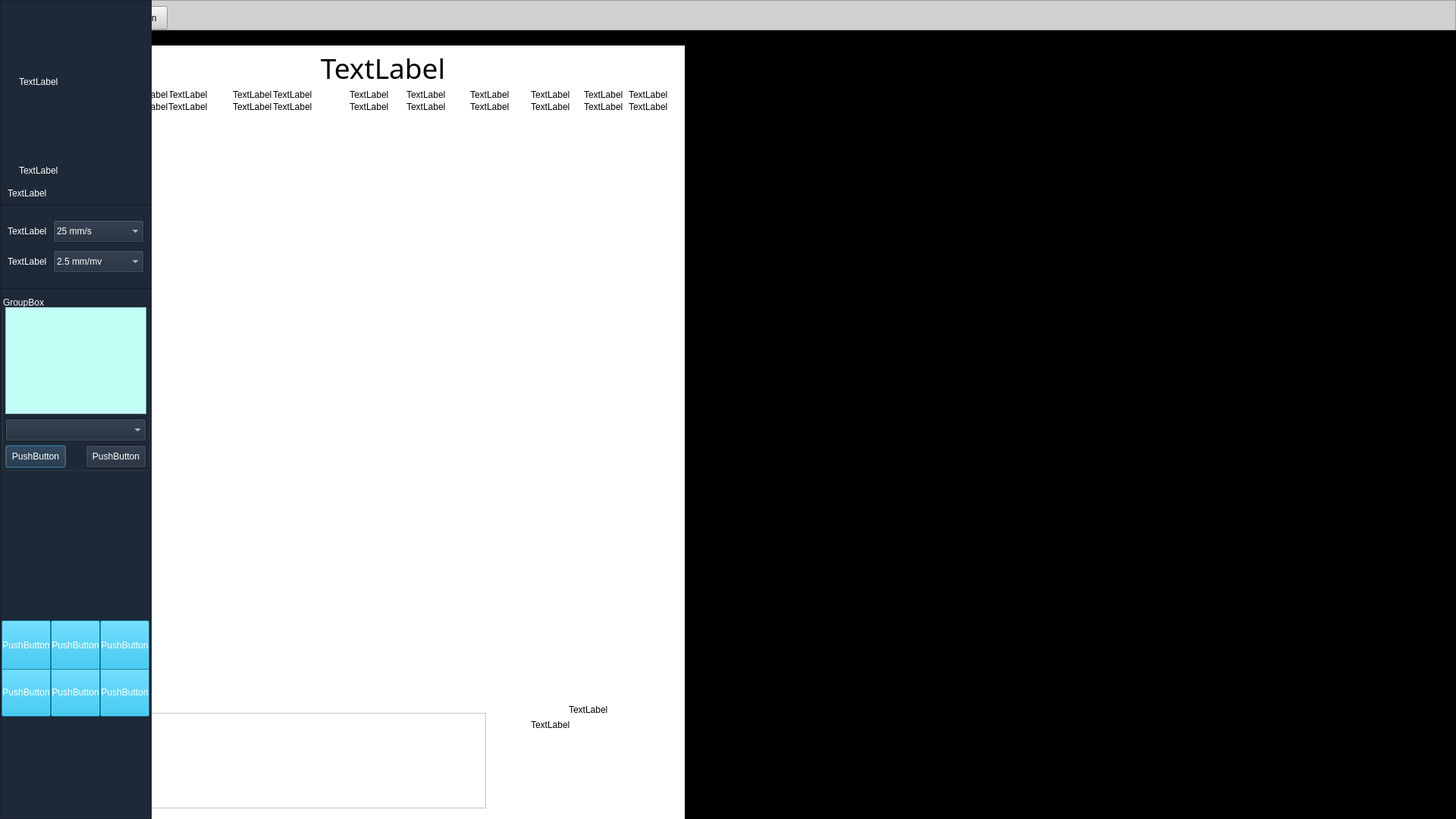
<?xml version="1.0" encoding="UTF-8"?>
<ui version="4.0">
 <class>hffrom</class>
 <widget class="QDialog" name="hffrom">
  <property name="geometry">
   <rect>
    <x>0</x>
    <y>0</y>
    <width>1920</width>
    <height>1080</height>
   </rect>
  </property>
  <property name="windowTitle">
   <string>Dialog</string>
  </property>
  <widget class="QFrame" name="frame_left">
   <property name="geometry">
    <rect>
     <x>0</x>
     <y>0</y>
     <width>200</width>
     <height>1080</height>
    </rect>
   </property>
   <property name="minimumSize">
    <size>
     <width>200</width>
     <height>1080</height>
    </size>
   </property>
   <property name="maximumSize">
    <size>
     <width>200</width>
     <height>1080</height>
    </size>
   </property>
   <property name="styleSheet">
    <string notr="true">color: rgb(255, 255, 255);</string>
   </property>
   <property name="frameShape">
    <enum>QFrame::StyledPanel</enum>
   </property>
   <property name="frameShadow">
    <enum>QFrame::Raised</enum>
   </property>
   <widget class="QFrame" name="frame_left_top">
    <property name="geometry">
     <rect>
      <x>0</x>
      <y>0</y>
      <width>200</width>
      <height>270</height>
     </rect>
    </property>
    <property name="styleSheet">
     <string notr="true">background-color: rgb(29, 41, 55);</string>
    </property>
    <property name="frameShape">
     <enum>QFrame::StyledPanel</enum>
    </property>
    <property name="frameShadow">
     <enum>QFrame::Raised</enum>
    </property>
    <widget class="QLabel" name="pic_Label">
     <property name="geometry">
      <rect>
       <x>25</x>
       <y>5</y>
       <width>150</width>
       <height>205</height>
      </rect>
     </property>
     <property name="text">
      <string>TextLabel</string>
     </property>
    </widget>
    <widget class="QLabel" name="name_label">
     <property name="geometry">
      <rect>
       <x>25</x>
       <y>210</y>
       <width>150</width>
       <height>30</height>
      </rect>
     </property>
     <property name="text">
      <string>TextLabel</string>
     </property>
    </widget>
    <widget class="QLabel" name="AgeSex_label">
     <property name="geometry">
      <rect>
       <x>10</x>
       <y>245</y>
       <width>180</width>
       <height>20</height>
      </rect>
     </property>
     <property name="text">
      <string>TextLabel</string>
     </property>
    </widget>
   </widget>
   <widget class="QFrame" name="frame_left_mid1">
    <property name="geometry">
     <rect>
      <x>0</x>
      <y>270</y>
      <width>200</width>
      <height>110</height>
     </rect>
    </property>
    <property name="styleSheet">
     <string notr="true">background-color: rgb(29, 41, 55);</string>
    </property>
    <property name="frameShape">
     <enum>QFrame::StyledPanel</enum>
    </property>
    <property name="frameShadow">
     <enum>QFrame::Raised</enum>
    </property>
    <widget class="QLabel" name="lblSpeed">
     <property name="geometry">
      <rect>
       <x>10</x>
       <y>20</y>
       <width>60</width>
       <height>30</height>
      </rect>
     </property>
     <property name="text">
      <string>TextLabel</string>
     </property>
    </widget>
    <widget class="QComboBox" name="cboSpeed">
     <property name="geometry">
      <rect>
       <x>70</x>
       <y>20</y>
       <width>120</width>
       <height>30</height>
      </rect>
     </property>
     <property name="accessibleName">
      <string/>
     </property>
     <property name="currentIndex">
      <number>1</number>
     </property>
     <item>
      <property name="text">
       <string>12.5 mm/s</string>
      </property>
     </item>
     <item>
      <property name="text">
       <string>25 mm/s</string>
      </property>
     </item>
     <item>
      <property name="text">
       <string>50 mm/s</string>
      </property>
     </item>
     <item>
      <property name="text">
       <string>100 mm/s</string>
      </property>
     </item>
    </widget>
    <widget class="QComboBox" name="cboPlus">
     <property name="geometry">
      <rect>
       <x>70</x>
       <y>60</y>
       <width>120</width>
       <height>30</height>
      </rect>
     </property>
     <property name="currentIndex">
      <number>0</number>
     </property>
     <item>
      <property name="text">
       <string>2.5 mm/mv</string>
      </property>
     </item>
     <item>
      <property name="text">
       <string>5 mm/mv</string>
      </property>
     </item>
     <item>
      <property name="text">
       <string>10 mm/mv</string>
      </property>
     </item>
     <item>
      <property name="text">
       <string>20 mm/mv</string>
      </property>
     </item>
    </widget>
    <widget class="QLabel" name="lblPlus">
     <property name="geometry">
      <rect>
       <x>10</x>
       <y>60</y>
       <width>60</width>
       <height>30</height>
      </rect>
     </property>
     <property name="text">
      <string>TextLabel</string>
     </property>
    </widget>
   </widget>
   <widget class="QFrame" name="frame_left_btm">
    <property name="geometry">
     <rect>
      <x>0</x>
      <y>380</y>
      <width>200</width>
      <height>700</height>
     </rect>
    </property>
    <property name="styleSheet">
     <string notr="true">background-color: rgb(29, 41, 55);</string>
    </property>
    <property name="frameShape">
     <enum>QFrame::StyledPanel</enum>
    </property>
    <property name="frameShadow">
     <enum>QFrame::Raised</enum>
    </property>
    <widget class="QToolButton" name="spPreview">
     <property name="geometry">
      <rect>
       <x>67</x>
       <y>500</y>
       <width>65</width>
       <height>65</height>
      </rect>
     </property>
     <property name="styleSheet">
      <string notr="true">background-color: rgb(15, 177, 228);</string>
     </property>
     <property name="text">
      <string>PushButton</string>
     </property>
     <property name="icon">
      <iconset resource="picture/ecg.qrc">
       <normaloff>:/spPreviewT.png</normaloff>:/spPreviewT.png</iconset>
     </property>
     <property name="iconSize">
      <size>
       <width>40</width>
       <height>40</height>
      </size>
     </property>
     <property name="toolButtonStyle">
      <enum>Qt::ToolButtonTextUnderIcon</enum>
     </property>
    </widget>
    <widget class="QToolButton" name="spBack">
     <property name="geometry">
      <rect>
       <x>132</x>
       <y>500</y>
       <width>65</width>
       <height>65</height>
      </rect>
     </property>
     <property name="styleSheet">
      <string notr="true">background-color: rgb(15, 177, 228);</string>
     </property>
     <property name="text">
      <string>PushButton</string>
     </property>
     <property name="icon">
      <iconset resource="picture/ecg.qrc">
       <normaloff>:/spBackT.png</normaloff>:/spBackT.png</iconset>
     </property>
     <property name="iconSize">
      <size>
       <width>40</width>
       <height>40</height>
      </size>
     </property>
     <property name="toolButtonStyle">
      <enum>Qt::ToolButtonTextUnderIcon</enum>
     </property>
    </widget>
    <widget class="QToolButton" name="spPrint">
     <property name="geometry">
      <rect>
       <x>2</x>
       <y>500</y>
       <width>65</width>
       <height>65</height>
      </rect>
     </property>
     <property name="styleSheet">
      <string notr="true">background-color: rgb(15, 177, 228);</string>
     </property>
     <property name="text">
      <string>PushButton</string>
     </property>
     <property name="icon">
      <iconset resource="picture/ecg.qrc">
       <normaloff>:/spPrintT.png</normaloff>:/spPrintT.png</iconset>
     </property>
     <property name="iconSize">
      <size>
       <width>40</width>
       <height>40</height>
      </size>
     </property>
     <property name="toolButtonStyle">
      <enum>Qt::ToolButtonTextUnderIcon</enum>
     </property>
    </widget>
    <widget class="QGroupBox" name="gbDiag">
     <property name="geometry">
      <rect>
       <x>2</x>
       <y>10</y>
       <width>196</width>
       <height>231</height>
      </rect>
     </property>
     <property name="title">
      <string>GroupBox</string>
     </property>
     <widget class="QComboBox" name="cboWord">
      <property name="geometry">
       <rect>
        <x>5</x>
        <y>162</y>
        <width>186</width>
        <height>30</height>
       </rect>
      </property>
     </widget>
     <widget class="QPushButton" name="bitPriorComment">
      <property name="geometry">
       <rect>
        <x>5</x>
        <y>197</y>
        <width>80</width>
        <height>30</height>
       </rect>
      </property>
      <property name="text">
       <string>PushButton</string>
      </property>
     </widget>
     <widget class="QPushButton" name="bitSaveComment">
      <property name="geometry">
       <rect>
        <x>111</x>
        <y>197</y>
        <width>80</width>
        <height>30</height>
       </rect>
      </property>
      <property name="text">
       <string>PushButton</string>
      </property>
     </widget>
     <widget class="QTextEdit" name="reDiag">
      <property name="geometry">
       <rect>
        <x>5</x>
        <y>15</y>
        <width>186</width>
        <height>141</height>
       </rect>
      </property>
      <property name="font">
       <font>
        <family>宋体</family>
        <pointsize>10</pointsize>
       </font>
      </property>
      <property name="styleSheet">
       <string notr="true">background-color: rgb(193, 255, 246);
color: rgb(0, 0, 0);</string>
      </property>
     </widget>
    </widget>
    <widget class="QToolButton" name="spZoom2">
     <property name="geometry">
      <rect>
       <x>67</x>
       <y>438</y>
       <width>65</width>
       <height>65</height>
      </rect>
     </property>
     <property name="styleSheet">
      <string notr="true">background-color: rgb(15, 177, 228);</string>
     </property>
     <property name="text">
      <string>PushButton</string>
     </property>
     <property name="icon">
      <iconset resource="picture/ecg.qrc">
       <normaloff>:/医疗器械切图_218.png</normaloff>:/医疗器械切图_218.png</iconset>
     </property>
     <property name="iconSize">
      <size>
       <width>40</width>
       <height>40</height>
      </size>
     </property>
     <property name="toolButtonStyle">
      <enum>Qt::ToolButtonTextUnderIcon</enum>
     </property>
    </widget>
    <widget class="QToolButton" name="spSum">
     <property name="geometry">
      <rect>
       <x>132</x>
       <y>438</y>
       <width>65</width>
       <height>65</height>
      </rect>
     </property>
     <property name="styleSheet">
      <string notr="true">background-color: rgb(15, 177, 228);</string>
     </property>
     <property name="text">
      <string>PushButton</string>
     </property>
     <property name="icon">
      <iconset resource="picture/ecg.qrc">
       <normaloff>:/医疗器械切图_221.png</normaloff>:/医疗器械切图_221.png</iconset>
     </property>
     <property name="iconSize">
      <size>
       <width>40</width>
       <height>40</height>
      </size>
     </property>
     <property name="toolButtonStyle">
      <enum>Qt::ToolButtonTextUnderIcon</enum>
     </property>
    </widget>
    <widget class="QToolButton" name="spZoom1">
     <property name="geometry">
      <rect>
       <x>2</x>
       <y>438</y>
       <width>65</width>
       <height>65</height>
      </rect>
     </property>
     <property name="styleSheet">
      <string notr="true">background-color: rgb(15, 177, 228);</string>
     </property>
     <property name="text">
      <string>PushButton</string>
     </property>
     <property name="icon">
      <iconset resource="picture/ecg.qrc">
       <normaloff>:/医疗器械切图_218.png</normaloff>:/医疗器械切图_218.png</iconset>
     </property>
     <property name="iconSize">
      <size>
       <width>40</width>
       <height>40</height>
      </size>
     </property>
     <property name="toolButtonStyle">
      <enum>Qt::ToolButtonTextUnderIcon</enum>
     </property>
    </widget>
   </widget>
  </widget>
  <widget class="QTableView" name="sgr">
   <property name="geometry">
    <rect>
     <x>200</x>
     <y>0</y>
     <width>1720</width>
     <height>88</height>
    </rect>
   </property>
   <property name="styleSheet">
    <string notr="true">background-color: rgb(193, 255, 246);</string>
   </property>
  </widget>
  <widget class="QFrame" name="frame_right">
   <property name="geometry">
    <rect>
     <x>200</x>
     <y>88</y>
     <width>1720</width>
     <height>990</height>
    </rect>
   </property>
   <property name="frameShape">
    <enum>QFrame::StyledPanel</enum>
   </property>
   <property name="frameShadow">
    <enum>QFrame::Raised</enum>
   </property>
   <widget class="QFrame" name="pan3">
    <property name="geometry">
     <rect>
      <x>1146</x>
      <y>0</y>
      <width>573</width>
      <height>460</height>
     </rect>
    </property>
    <property name="frameShape">
     <enum>QFrame::StyledPanel</enum>
    </property>
    <property name="frameShadow">
     <enum>QFrame::Raised</enum>
    </property>
    <widget class="QCustomPlot" name="imgShow3_2" native="true">
     <property name="geometry">
      <rect>
       <x>0</x>
       <y>0</y>
       <width>600</width>
       <height>1600</height>
      </rect>
     </property>
    </widget>
   </widget>
   <widget class="QFrame" name="pan2">
    <property name="geometry">
     <rect>
      <x>573</x>
      <y>0</y>
      <width>573</width>
      <height>460</height>
     </rect>
    </property>
    <property name="frameShape">
     <enum>QFrame::StyledPanel</enum>
    </property>
    <property name="frameShadow">
     <enum>QFrame::Raised</enum>
    </property>
    <widget class="QCustomPlot" name="imgShow2_2" native="true">
     <property name="geometry">
      <rect>
       <x>0</x>
       <y>0</y>
       <width>600</width>
       <height>1600</height>
      </rect>
     </property>
    </widget>
   </widget>
   <widget class="QGroupBox" name="gbAdjust">
    <property name="geometry">
     <rect>
      <x>0</x>
      <y>920</y>
      <width>1720</width>
      <height>65</height>
     </rect>
    </property>
    <property name="styleSheet">
     <string notr="true">background-color: rgb(29, 41, 55);
color: rgb(255, 255, 255);</string>
    </property>
    <property name="title">
     <string/>
    </property>
    <widget class="QLabel" name="lblShowGain_2">
     <property name="geometry">
      <rect>
       <x>210</x>
       <y>10</y>
       <width>54</width>
       <height>12</height>
      </rect>
     </property>
     <property name="text">
      <string>20 mm/mv</string>
     </property>
    </widget>
    <widget class="QLabel" name="lblShowSpeed_2">
     <property name="geometry">
      <rect>
       <x>660</x>
       <y>10</y>
       <width>54</width>
       <height>12</height>
      </rect>
     </property>
     <property name="text">
      <string>200 mm/ms</string>
     </property>
    </widget>
    <widget class="QSlider" name="tbZoom_2">
     <property name="geometry">
      <rect>
       <x>80</x>
       <y>30</y>
       <width>300</width>
       <height>22</height>
      </rect>
     </property>
     <property name="maximum">
      <number>10</number>
     </property>
     <property name="sliderPosition">
      <number>1</number>
     </property>
     <property name="orientation">
      <enum>Qt::Horizontal</enum>
     </property>
    </widget>
    <widget class="QSlider" name="tbSpeed_2">
     <property name="geometry">
      <rect>
       <x>570</x>
       <y>30</y>
       <width>300</width>
       <height>22</height>
      </rect>
     </property>
     <property name="maximum">
      <number>4</number>
     </property>
     <property name="sliderPosition">
      <number>3</number>
     </property>
     <property name="orientation">
      <enum>Qt::Horizontal</enum>
     </property>
    </widget>
    <widget class="QLabel" name="lblGainA_2">
     <property name="geometry">
      <rect>
       <x>10</x>
       <y>30</y>
       <width>54</width>
       <height>12</height>
      </rect>
     </property>
     <property name="text">
      <string>TextLabel</string>
     </property>
    </widget>
    <widget class="QLabel" name="lblSpeedA_2">
     <property name="geometry">
      <rect>
       <x>490</x>
       <y>30</y>
       <width>54</width>
       <height>12</height>
      </rect>
     </property>
     <property name="text">
      <string>TextLabel</string>
     </property>
    </widget>
   </widget>
   <widget class="QFrame" name="pan5">
    <property name="geometry">
     <rect>
      <x>573</x>
      <y>460</y>
      <width>573</width>
      <height>460</height>
     </rect>
    </property>
    <property name="frameShape">
     <enum>QFrame::StyledPanel</enum>
    </property>
    <property name="frameShadow">
     <enum>QFrame::Raised</enum>
    </property>
    <widget class="QCustomPlot" name="imgShow5_2" native="true">
     <property name="geometry">
      <rect>
       <x>0</x>
       <y>0</y>
       <width>600</width>
       <height>1600</height>
      </rect>
     </property>
    </widget>
   </widget>
   <widget class="QFrame" name="pan4">
    <property name="geometry">
     <rect>
      <x>0</x>
      <y>460</y>
      <width>573</width>
      <height>460</height>
     </rect>
    </property>
    <property name="frameShape">
     <enum>QFrame::StyledPanel</enum>
    </property>
    <property name="frameShadow">
     <enum>QFrame::Raised</enum>
    </property>
    <widget class="QCustomPlot" name="imgShow4_2" native="true">
     <property name="geometry">
      <rect>
       <x>0</x>
       <y>0</y>
       <width>600</width>
       <height>1600</height>
      </rect>
     </property>
    </widget>
   </widget>
   <widget class="QFrame" name="pan1">
    <property name="geometry">
     <rect>
      <x>0</x>
      <y>0</y>
      <width>573</width>
      <height>460</height>
     </rect>
    </property>
    <property name="frameShape">
     <enum>QFrame::StyledPanel</enum>
    </property>
    <property name="frameShadow">
     <enum>QFrame::Raised</enum>
    </property>
    <widget class="QCustomPlot" name="imgShow1_2" native="true">
     <property name="geometry">
      <rect>
       <x>0</x>
       <y>0</y>
       <width>600</width>
       <height>1600</height>
      </rect>
     </property>
    </widget>
   </widget>
   <widget class="QFrame" name="pan6">
    <property name="geometry">
     <rect>
      <x>1146</x>
      <y>460</y>
      <width>573</width>
      <height>460</height>
     </rect>
    </property>
    <property name="frameShape">
     <enum>QFrame::StyledPanel</enum>
    </property>
    <property name="frameShadow">
     <enum>QFrame::Raised</enum>
    </property>
    <widget class="QCustomPlot" name="imgShow6_2" native="true">
     <property name="geometry">
      <rect>
       <x>0</x>
       <y>0</y>
       <width>600</width>
       <height>1600</height>
      </rect>
     </property>
    </widget>
   </widget>
  </widget>
  <widget class="QFrame" name="frame">
   <property name="geometry">
    <rect>
     <x>200</x>
     <y>88</y>
     <width>50</width>
     <height>990</height>
    </rect>
   </property>
   <property name="font">
    <font>
     <family>宋体</family>
     <pointsize>12</pointsize>
     <weight>50</weight>
     <italic>false</italic>
     <bold>false</bold>
    </font>
   </property>
   <property name="styleSheet">
    <string notr="true">color: rgb(0, 0, 0);
font: 12pt &quot;宋体&quot;;
background-color: rgb(255, 255, 255);</string>
   </property>
   <property name="frameShape">
    <enum>QFrame::StyledPanel</enum>
   </property>
   <property name="frameShadow">
    <enum>QFrame::Raised</enum>
   </property>
   <property name="lineWidth">
    <number>3</number>
   </property>
   <widget class="QLabel" name="lblL1">
    <property name="geometry">
     <rect>
      <x>10</x>
      <y>10</y>
      <width>16</width>
      <height>16</height>
     </rect>
    </property>
    <property name="font">
     <font>
      <family>宋体</family>
      <pointsize>12</pointsize>
      <weight>50</weight>
      <italic>false</italic>
      <bold>false</bold>
     </font>
    </property>
    <property name="text">
     <string>I</string>
    </property>
   </widget>
   <widget class="QLabel" name="lblL2">
    <property name="geometry">
     <rect>
      <x>10</x>
      <y>32</y>
      <width>16</width>
      <height>16</height>
     </rect>
    </property>
    <property name="font">
     <font>
      <family>宋体</family>
      <pointsize>12</pointsize>
      <weight>50</weight>
      <italic>false</italic>
      <bold>false</bold>
     </font>
    </property>
    <property name="text">
     <string>II</string>
    </property>
   </widget>
   <widget class="QLabel" name="lblL3">
    <property name="geometry">
     <rect>
      <x>10</x>
      <y>54</y>
      <width>24</width>
      <height>16</height>
     </rect>
    </property>
    <property name="font">
     <font>
      <family>宋体</family>
      <pointsize>12</pointsize>
      <weight>50</weight>
      <italic>false</italic>
      <bold>false</bold>
     </font>
    </property>
    <property name="text">
     <string>III</string>
    </property>
   </widget>
   <widget class="QLabel" name="lblL4">
    <property name="geometry">
     <rect>
      <x>10</x>
      <y>76</y>
      <width>24</width>
      <height>16</height>
     </rect>
    </property>
    <property name="font">
     <font>
      <family>宋体</family>
      <pointsize>12</pointsize>
      <weight>50</weight>
      <italic>false</italic>
      <bold>false</bold>
     </font>
    </property>
    <property name="text">
     <string>aVR</string>
    </property>
   </widget>
   <widget class="QLabel" name="lblL5">
    <property name="geometry">
     <rect>
      <x>10</x>
      <y>98</y>
      <width>24</width>
      <height>16</height>
     </rect>
    </property>
    <property name="font">
     <font>
      <family>宋体</family>
      <pointsize>12</pointsize>
      <weight>50</weight>
      <italic>false</italic>
      <bold>false</bold>
     </font>
    </property>
    <property name="text">
     <string>aVL</string>
    </property>
   </widget>
   <widget class="QLabel" name="lblL6">
    <property name="geometry">
     <rect>
      <x>10</x>
      <y>120</y>
      <width>24</width>
      <height>16</height>
     </rect>
    </property>
    <property name="font">
     <font>
      <family>宋体</family>
      <pointsize>12</pointsize>
      <weight>50</weight>
      <italic>false</italic>
      <bold>false</bold>
     </font>
    </property>
    <property name="text">
     <string>aVF</string>
    </property>
   </widget>
   <widget class="QLabel" name="lblV1">
    <property name="geometry">
     <rect>
      <x>10</x>
      <y>142</y>
      <width>16</width>
      <height>16</height>
     </rect>
    </property>
    <property name="font">
     <font>
      <family>宋体</family>
      <pointsize>12</pointsize>
      <weight>50</weight>
      <italic>false</italic>
      <bold>false</bold>
     </font>
    </property>
    <property name="text">
     <string>V1</string>
    </property>
   </widget>
   <widget class="QLabel" name="lblV2">
    <property name="geometry">
     <rect>
      <x>10</x>
      <y>164</y>
      <width>16</width>
      <height>16</height>
     </rect>
    </property>
    <property name="font">
     <font>
      <family>宋体</family>
      <pointsize>12</pointsize>
      <weight>50</weight>
      <italic>false</italic>
      <bold>false</bold>
     </font>
    </property>
    <property name="text">
     <string>V2</string>
    </property>
   </widget>
   <widget class="QLabel" name="lblV3">
    <property name="geometry">
     <rect>
      <x>10</x>
      <y>186</y>
      <width>16</width>
      <height>16</height>
     </rect>
    </property>
    <property name="font">
     <font>
      <family>宋体</family>
      <pointsize>12</pointsize>
      <weight>50</weight>
      <italic>false</italic>
      <bold>false</bold>
     </font>
    </property>
    <property name="text">
     <string>V3</string>
    </property>
   </widget>
   <widget class="QLabel" name="lblV4">
    <property name="geometry">
     <rect>
      <x>10</x>
      <y>208</y>
      <width>16</width>
      <height>16</height>
     </rect>
    </property>
    <property name="font">
     <font>
      <family>宋体</family>
      <pointsize>12</pointsize>
      <weight>50</weight>
      <italic>false</italic>
      <bold>false</bold>
     </font>
    </property>
    <property name="text">
     <string>V4</string>
    </property>
   </widget>
   <widget class="QLabel" name="lblV5">
    <property name="geometry">
     <rect>
      <x>10</x>
      <y>230</y>
      <width>16</width>
      <height>16</height>
     </rect>
    </property>
    <property name="font">
     <font>
      <family>宋体</family>
      <pointsize>12</pointsize>
      <weight>50</weight>
      <italic>false</italic>
      <bold>false</bold>
     </font>
    </property>
    <property name="text">
     <string>V5</string>
    </property>
   </widget>
   <widget class="QLabel" name="lblV6">
    <property name="geometry">
     <rect>
      <x>10</x>
      <y>252</y>
      <width>16</width>
      <height>16</height>
     </rect>
    </property>
    <property name="font">
     <font>
      <family>宋体</family>
      <pointsize>12</pointsize>
      <weight>50</weight>
      <italic>false</italic>
      <bold>false</bold>
     </font>
    </property>
    <property name="text">
     <string>V6</string>
    </property>
   </widget>
  </widget>
  <widget class="QCustomPlot" name="right_widget" native="true">
   <property name="geometry">
    <rect>
     <x>250</x>
     <y>88</y>
     <width>1670</width>
     <height>990</height>
    </rect>
   </property>
   <property name="sizePolicy">
    <sizepolicy hsizetype="Preferred" vsizetype="Preferred">
     <horstretch>0</horstretch>
     <verstretch>0</verstretch>
    </sizepolicy>
   </property>
   <property name="contextMenuPolicy">
    <enum>Qt::DefaultContextMenu</enum>
   </property>
   <property name="styleSheet">
    <string notr="true">background-color: rgb(255, 255, 255);</string>
   </property>
   <widget class="QScrollBar" name="horizontalScrollBar">
    <property name="geometry">
     <rect>
      <x>0</x>
      <y>970</y>
      <width>1670</width>
      <height>20</height>
     </rect>
    </property>
    <property name="orientation">
     <enum>Qt::Horizontal</enum>
    </property>
   </widget>
  </widget>
  <widget class="QFrame" name="panCenterP">
   <property name="geometry">
    <rect>
     <x>0</x>
     <y>0</y>
     <width>1920</width>
     <height>1080</height>
    </rect>
   </property>
   <property name="minimumSize">
    <size>
     <width>1920</width>
     <height>1080</height>
    </size>
   </property>
   <property name="styleSheet">
    <string notr="true">background-color: rgb(0, 0, 0);</string>
   </property>
   <widget class="QFrame" name="panTopH">
    <property name="geometry">
     <rect>
      <x>0</x>
      <y>0</y>
      <width>1920</width>
      <height>40</height>
     </rect>
    </property>
    <property name="styleSheet">
     <string notr="true">background-color: rgb(208, 208, 208);</string>
    </property>
    <property name="frameShape">
     <enum>QFrame::StyledPanel</enum>
    </property>
    <property name="frameShadow">
     <enum>QFrame::Raised</enum>
    </property>
    <widget class="QPushButton" name="bitPrint">
     <property name="geometry">
      <rect>
       <x>20</x>
       <y>8</y>
       <width>91</width>
       <height>31</height>
      </rect>
     </property>
     <property name="text">
      <string>PushButton</string>
     </property>
    </widget>
    <widget class="QPushButton" name="bitClose">
     <property name="geometry">
      <rect>
       <x>130</x>
       <y>8</y>
       <width>91</width>
       <height>31</height>
      </rect>
     </property>
     <property name="text">
      <string>PushButton</string>
     </property>
    </widget>
   </widget>
   <widget class="QWidget" name="panMoveP" native="true">
    <property name="geometry">
     <rect>
      <x>110</x>
      <y>60</y>
      <width>793</width>
      <height>1122</height>
     </rect>
    </property>
    <property name="styleSheet">
     <string notr="true">background-color: rgb(255, 255, 255);</string>
    </property>
    <widget class="QLabel" name="mHospitalName">
     <property name="geometry">
      <rect>
       <x>0</x>
       <y>13</y>
       <width>790</width>
       <height>32</height>
      </rect>
     </property>
     <property name="font">
      <font>
       <family>宋体</family>
       <pointsize>28</pointsize>
      </font>
     </property>
     <property name="layoutDirection">
      <enum>Qt::LeftToRight</enum>
     </property>
     <property name="text">
      <string>TextLabel</string>
     </property>
     <property name="alignment">
      <set>Qt::AlignCenter</set>
     </property>
    </widget>
    <widget class="QLabel" name="lblNameP">
     <property name="geometry">
      <rect>
       <x>112</x>
       <y>58</y>
       <width>60</width>
       <height>14</height>
      </rect>
     </property>
     <property name="text">
      <string>TextLabel</string>
     </property>
    </widget>
    <widget class="QLabel" name="lblName">
     <property name="geometry">
      <rect>
       <x>60</x>
       <y>58</y>
       <width>54</width>
       <height>14</height>
      </rect>
     </property>
     <property name="text">
      <string>TextLabel</string>
     </property>
    </widget>
    <widget class="QLabel" name="lblSex">
     <property name="geometry">
      <rect>
       <x>60</x>
       <y>74</y>
       <width>54</width>
       <height>14</height>
      </rect>
     </property>
     <property name="text">
      <string>TextLabel</string>
     </property>
    </widget>
    <widget class="QLabel" name="lblSexP">
     <property name="geometry">
      <rect>
       <x>112</x>
       <y>74</y>
       <width>60</width>
       <height>14</height>
      </rect>
     </property>
     <property name="text">
      <string>TextLabel</string>
     </property>
    </widget>
    <widget class="QLabel" name="lblAge">
     <property name="geometry">
      <rect>
       <x>197</x>
       <y>58</y>
       <width>54</width>
       <height>14</height>
      </rect>
     </property>
     <property name="text">
      <string>TextLabel</string>
     </property>
    </widget>
    <widget class="QLabel" name="lblInHosNo1">
     <property name="geometry">
      <rect>
       <x>590</x>
       <y>58</y>
       <width>60</width>
       <height>14</height>
      </rect>
     </property>
     <property name="text">
      <string>TextLabel</string>
     </property>
    </widget>
    <widget class="QLabel" name="lblAgeP">
     <property name="geometry">
      <rect>
       <x>250</x>
       <y>58</y>
       <width>60</width>
       <height>14</height>
      </rect>
     </property>
     <property name="text">
      <string>TextLabel</string>
     </property>
    </widget>
    <widget class="QLabel" name="lblNo">
     <property name="geometry">
      <rect>
       <x>197</x>
       <y>74</y>
       <width>54</width>
       <height>14</height>
      </rect>
     </property>
     <property name="text">
      <string>TextLabel</string>
     </property>
    </widget>
    <widget class="QLabel" name="lblNo1">
     <property name="geometry">
      <rect>
       <x>250</x>
       <y>74</y>
       <width>60</width>
       <height>14</height>
      </rect>
     </property>
     <property name="text">
      <string>TextLabel</string>
     </property>
    </widget>
    <widget class="QLabel" name="lblInHosNo">
     <property name="geometry">
      <rect>
       <x>510</x>
       <y>58</y>
       <width>54</width>
       <height>14</height>
      </rect>
     </property>
     <property name="text">
      <string>TextLabel</string>
     </property>
    </widget>
    <widget class="QLabel" name="lblHisNo">
     <property name="geometry">
      <rect>
       <x>351</x>
       <y>74</y>
       <width>54</width>
       <height>14</height>
      </rect>
     </property>
     <property name="text">
      <string>TextLabel</string>
     </property>
    </widget>
    <widget class="QLabel" name="lblDr1">
     <property name="geometry">
      <rect>
       <x>719</x>
       <y>74</y>
       <width>60</width>
       <height>14</height>
      </rect>
     </property>
     <property name="text">
      <string>TextLabel</string>
     </property>
    </widget>
    <widget class="QLabel" name="lblHisNo1">
     <property name="geometry">
      <rect>
       <x>426</x>
       <y>74</y>
       <width>60</width>
       <height>14</height>
      </rect>
     </property>
     <property name="text">
      <string>TextLabel</string>
     </property>
    </widget>
    <widget class="QLabel" name="lblDr">
     <property name="geometry">
      <rect>
       <x>660</x>
       <y>74</y>
       <width>54</width>
       <height>14</height>
      </rect>
     </property>
     <property name="text">
      <string>TextLabel</string>
     </property>
    </widget>
    <widget class="QLabel" name="lblCardNo1">
     <property name="geometry">
      <rect>
       <x>426</x>
       <y>58</y>
       <width>60</width>
       <height>14</height>
      </rect>
     </property>
     <property name="text">
      <string>TextLabel</string>
     </property>
    </widget>
    <widget class="QLabel" name="lblBedNo1">
     <property name="geometry">
      <rect>
       <x>590</x>
       <y>74</y>
       <width>60</width>
       <height>14</height>
      </rect>
     </property>
     <property name="text">
      <string>TextLabel</string>
     </property>
    </widget>
    <widget class="QLabel" name="lblBedNo">
     <property name="geometry">
      <rect>
       <x>510</x>
       <y>74</y>
       <width>54</width>
       <height>14</height>
      </rect>
     </property>
     <property name="text">
      <string>TextLabel</string>
     </property>
    </widget>
    <widget class="QLabel" name="lblCardNo">
     <property name="geometry">
      <rect>
       <x>351</x>
       <y>58</y>
       <width>54</width>
       <height>14</height>
      </rect>
     </property>
     <property name="text">
      <string>TextLabel</string>
     </property>
    </widget>
    <widget class="QLabel" name="lblMedicine1">
     <property name="geometry">
      <rect>
       <x>719</x>
       <y>58</y>
       <width>60</width>
       <height>14</height>
      </rect>
     </property>
     <property name="text">
      <string>TextLabel</string>
     </property>
    </widget>
    <widget class="QLabel" name="lblMedicine">
     <property name="geometry">
      <rect>
       <x>660</x>
       <y>58</y>
       <width>54</width>
       <height>14</height>
      </rect>
     </property>
     <property name="text">
      <string>TextLabel</string>
     </property>
    </widget>
    <widget class="QLabel" name="lblDiagnose">
     <property name="geometry">
      <rect>
       <x>640</x>
       <y>870</y>
       <width>54</width>
       <height>12</height>
      </rect>
     </property>
     <property name="text">
      <string>TextLabel</string>
     </property>
    </widget>
    <widget class="QLabel" name="memDiagnose">
     <property name="geometry">
      <rect>
       <x>590</x>
       <y>890</y>
       <width>54</width>
       <height>12</height>
      </rect>
     </property>
     <property name="text">
      <string>TextLabel</string>
     </property>
    </widget>
    <widget class="QLabel" name="lblGainP">
     <property name="geometry">
      <rect>
       <x>130</x>
       <y>1070</y>
       <width>54</width>
       <height>12</height>
      </rect>
     </property>
     <property name="text">
      <string>TextLabel</string>
     </property>
    </widget>
    <widget class="QLabel" name="lblSpeedP">
     <property name="geometry">
      <rect>
       <x>242</x>
       <y>1070</y>
       <width>54</width>
       <height>12</height>
      </rect>
     </property>
     <property name="text">
      <string>TextLabel</string>
     </property>
    </widget>
    <widget class="QLabel" name="lblScrip">
     <property name="geometry">
      <rect>
       <x>402</x>
       <y>1070</y>
       <width>54</width>
       <height>12</height>
      </rect>
     </property>
     <property name="text">
      <string>TextLabel</string>
     </property>
    </widget>
    <widget class="QLabel" name="lblCDate">
     <property name="geometry">
      <rect>
       <x>592</x>
       <y>1070</y>
       <width>54</width>
       <height>12</height>
      </rect>
     </property>
     <property name="text">
      <string>TextLabel</string>
     </property>
    </widget>
    <widget class="QLabel" name="lblCDate1">
     <property name="geometry">
      <rect>
       <x>652</x>
       <y>1070</y>
       <width>54</width>
       <height>12</height>
      </rect>
     </property>
     <property name="text">
      <string>TextLabel</string>
     </property>
    </widget>
    <widget class="QCustomPlot" name="imgPrint" native="true">
     <property name="geometry">
      <rect>
       <x>40</x>
       <y>90</y>
       <width>738</width>
       <height>756</height>
      </rect>
     </property>
    </widget>
    <widget class="QTableView" name="imgLead">
     <property name="geometry">
      <rect>
       <x>40</x>
       <y>880</y>
       <width>491</width>
       <height>126</height>
      </rect>
     </property>
     <property name="midLineWidth">
      <number>1</number>
     </property>
    </widget>
   </widget>
  </widget>
  <zorder>sgr</zorder>
  <zorder>frame</zorder>
  <zorder>right_widget</zorder>
  <zorder>frame_right</zorder>
  <zorder>panCenterP</zorder>
  <zorder>frame_left</zorder>
 </widget>
 <customwidgets>
  <customwidget>
   <class>QCustomPlot</class>
   <extends>QWidget</extends>
   <header location="global">qcustomplot.h</header>
   <container>1</container>
  </customwidget>
 </customwidgets>
 <resources>
  <include location="picture/ecg.qrc"/>
 </resources>
 <connections/>
</ui>
